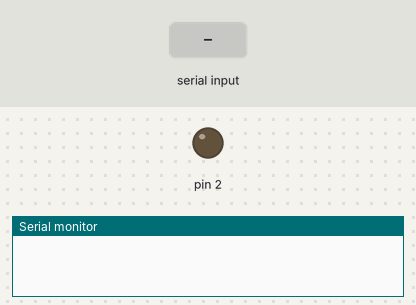
Simulated run of this sketch. Board: Arduino Uno, built with avr-gcc and run on an emulated ATmega328P. Parts: output pins drawn as LEDs (lit = HIGH), the last lines printed to the serial monitor. The inputs (shaded band) are chosen by the test bench.

Above: at 1.2 s.
1.3 s: "1" received over Serial
At 2.0 s:
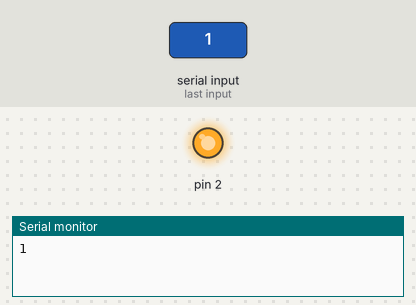
2.8 s: "0" received over Serial
At 3.1 s:
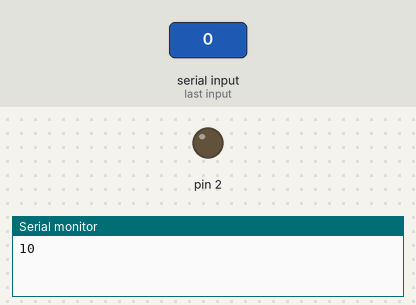
Timing chart, 0 to 5.8 s (numbered marks = the images above; inputs shaded):
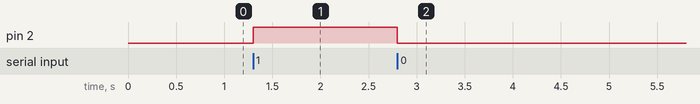

Measured:
- after the input at 1.3 s, pin 2: LOW → HIGH at once
- after the input at 2.8 s, pin 2: HIGH → LOW at once

The sketch:

intel_iot_relay.ino
```cpp
void setup() {
  // put your setup code here, to run once:
  pinMode(2, OUTPUT);
  Serial.begin(9600);
}

void loop() {
  // put your main code here, to run repeatedly:
  if (Serial.available()){
   int a =Serial.read();
    Serial.write(a);
     if(a == '1'){
      digitalWrite(2, HIGH);
     }
    else{
      digitalWrite(2, LOW);
    }
  }
}
```
